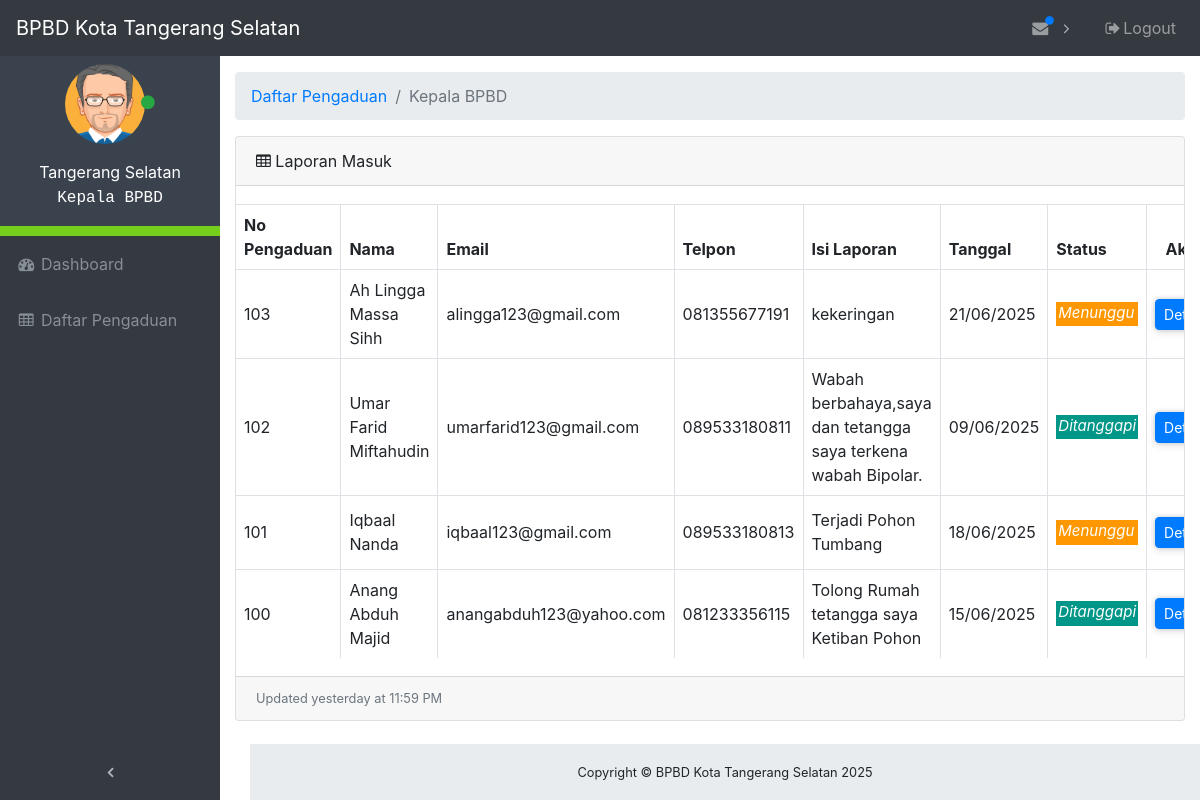
The app's page /admin/tables.php (signed in), older data.
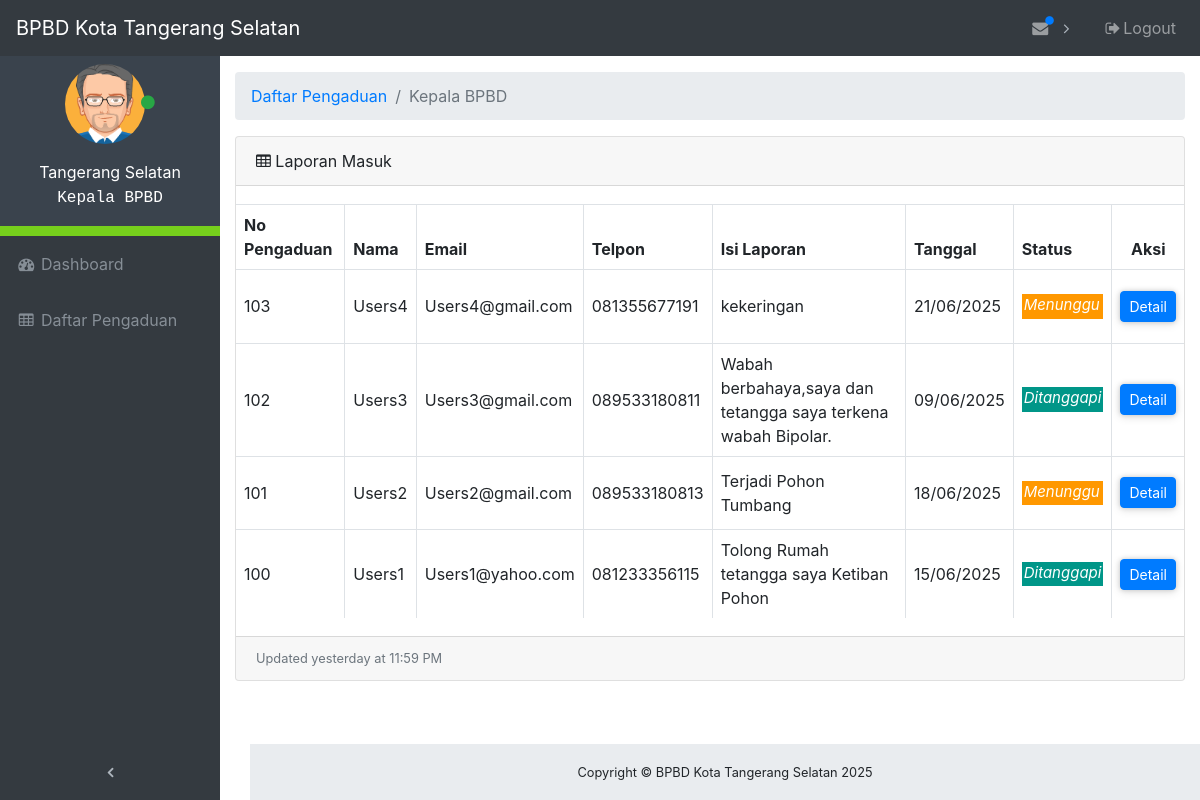
The same page, newer data.
### tables this page shows
CREATE TABLE `laporan` (
  `id` int(11) NOT NULL,
  `nama` varchar(64) NOT NULL,
  `email` varchar(64) NOT NULL,
  `telpon` varchar(12) NOT NULL,
  `alamat` varchar(256) NOT NULL,
  `tujuan` int(11) NOT NULL,
  `isi` varchar(2048) NOT NULL,
  `tanggal` timestamp NOT NULL DEFAULT current_timestamp() ON UPDATE current_timestamp(),
  `status` varchar(12) NOT NULL,
  `foto` varchar(255) DEFAULT NULL,
  `koordinat` varchar(50) NOT NULL,
  `kategori` varchar(50) DEFAULT NULL
);

### admin/tables.php (the view, shortened to what this page needs)
<?php
require_once("auth.php");
$divisi   = isset($_SESSION["divisi"]) ? $_SESSION["divisi"] : "";
$id_admin = isset($_SESSION["id_admin"]) ? $_SESSION["id_admin"] : 0;
?>
<!DOCTYPE html>
<html lang="en">
<head>
    <link href="vendor/bootstrap/css/bootstrap.css" rel="stylesheet">
    <link href="vendor/font-awesome/css/font-awesome.min.css" rel="stylesheet" type="text/css">
    <link href="vendor/datatables/dataTables.bootstrap4.css" rel="stylesheet">
    <link href="css/admin.css" rel="stylesheet">
</head>
<body class="fixed-nav sticky-footer" id="page-top">
    <nav class="navbar navbar-expand-lg navbar-dark bg-dark fixed-top" id="mainNav">
        <a class="navbar-brand" href="index">BPBD Kota Tangerang Selatan</a>
        <div class="collapse navbar-collapse" id="navbarResponsive">
            <ul class="navbar-nav navbar-sidenav sidebar-menu" id="exampleAccordion">
                <li class="sidebar-profile nav-item" data-toggle="tooltip" data-placement="right" title="Admin">
                    <div class="profile-main">
                        <p class="image">
                            <img alt="image" src="images/avatar1.png" width="80">
                            <span class="status"><i class="fa fa-circle text-success"></i></span>
                        </p>
                        <p>
                            <?php if ($divisi == "Admin") { ?>
                                <span class="">Administrator</span><br>
                            <?php } else { ?>
                                <span class="">Tangerang Selatan</span><br>
                            <?php } ?>
                            <span class="user" style="font-family: monospace;"><?php echo $divisi; ?></span>
                        </p>
                    </div>
                </li>
                <li class="nav-item" data-toggle="tooltip" data-placement="right" title="Dashboard">
                    <a class="nav-link" href="index">
                        <i class="fa fa-fw fa-dashboard"></i>
                        <span class="nav-link-text">Dashboard</span>
                    </a>
                </li>
                <?php if ($divisi == "Admin"): ?>
                    <li class="nav-item" data-toggle="tooltip" data-placement="right" title="Tables">
                        <a class="nav-link" href="tables">
                            <i class="fa fa-fw fa-table"></i>
                            <span class="nav-link-text">Kelola Pengaduan</span>
                        </a>
                    </li>
                <?php else: ?>
                    <li class="nav-item" data-toggle="tooltip" data-placement="right" title="Daftar Pengaduan">
                        <a class="nav-link" href="tables">
                            <i class="fa fa-fw fa-table"></i>
                            <span class="nav-link-text">Daftar Pengaduan</span>
                        </a>
                    </li>
                <?php endif; ?>
            </ul>
            <ul class="navbar-nav sidenav-toggler">
                <li class="nav-item">
                    <a class="nav-link text-center" id="sidenavToggler">
                        <i class="fa fa-fw fa-angle-left"></i>
                    </a>
                </li>
            </ul>
            <ul class="navbar-nav ml-auto">
                <li class="nav-item dropdown">
                    <a class="nav-link dropdown-toggle mr-lg-2" id="messagesDropdown" href="#" data-toggle="dropdown" aria-haspopup="true" aria-expanded="false">
                        <i class="fa fa-fw fa-envelope"></i>
                        <span class="indicator text-primary d-none d-lg-block">
                            <i class="fa fa-fw fa-circle"></i>
                        </span>
                    </a>
                    <?php
                    $statement = $db->query("SELECT * FROM laporan ORDER BY laporan.id DESC LIMIT 1");
                    ?>
                </li>
                <li class="nav-item">
                    <a class="nav-link" data-toggle="modal" data-target="#exampleModal">
                        <i class="fa fa-fw fa-sign-out"></i>Logout
                    </a>
                </li>
            </ul>
        </div>
    </nav>
    <div class="content-wrapper">
        <div class="container-fluid">
            <ol class="breadcrumb">
                <?php if ($divisi == "Admin"): ?>
                    <li class="breadcrumb-item">
                        <a href="#">Kelola Pengaduan</a>
                    </li>
                <?php else: ?>
                    <li class="breadcrumb-item">
                        <a href="#">Daftar Pengaduan</a>
                    </li>
                <?php endif; ?>
                <li class="breadcrumb-item active"><?php echo $divisi; ?></li>
            </ol>
            <div class="card mb-3">
                <div class="card-header">
                    <i class="fa fa-table"></i> Laporan Masuk
                </div>
                <div class="card-body">
                    <div class="table-responsive">
                        <table class="table table-bordered" id="dataTable">
                            <thead>
                                <tr>
                                    <th>No Pengaduan</th>
                                    <th>Nama</th>
                                    <th>Email</th>
                                    <th>Telpon</th>
                                    <th>Isi Laporan</th>
                                    <th>Tanggal</th>
                                    <th>Status</th>
                                    <?php if ($divisi == "Admin"): ?>
                                        <th>Detail</th>
                                        <th>Balas</th>
                                        <th>Hapus</th>
                                    <?php else: ?>
                                        <th colspan="3" style="text-align:center;">Aksi</th>
                                    <?php endif; ?>
                                </tr>
                            </thead>
                            <tbody>
                                <?php
                                if ($id_admin > 0) {
                                    $statement = $db->query("SELECT * FROM laporan, divisi WHERE laporan.tujuan = divisi.id_divisi AND laporan.tujuan = $id_admin ORDER BY laporan.id DESC");
                                } else {
                                    $statement = $db->query("SELECT * FROM `laporan` ORDER BY id DESC");
                                }
                                foreach ($statement as $key) {
                                    $mysqldate = $key['tanggal'];
                                    $phpdate = strtotime($mysqldate);
                                    $tanggal = date('d/m/Y', $phpdate);
                                    $status  = $key['status'];
                                    if ($status == "Ditanggapi") {
                                        $style_status = "<p style=\"background-color:#009688;color:#fff;padding-left:2px;padding-right:2px;padding-bottom:2px;margin-top:16px;font-size:15px;font-style:italic;\">Ditanggapi</p>";
                                    } else {
                                        $style_status = "<p style=\"background-color:#FF9800;color:#fff;padding-left:2px;padding-right:2px;padding-bottom:2px;margin-top:16px;font-size:15px;font-style:italic;\">Menunggu</p>";
                                    }
                                ?>
                                    <tr>
                                        <td><?php echo $key['id']; ?></td>
                                        <td><?php echo $key['nama']; ?></td>
                                        <td><?php echo $key['email']; ?></td>
                                        <td><?php echo $key['telpon']; ?></td>
                                        <td><?php echo $key['isi']; ?></td>
                                        <td><?php echo $tanggal; ?></td>
                                        <td><?php echo $style_status; ?></td>
                                        <?php if ($divisi == "Admin"): ?>
                                            <td class="td-no-border">
                                                <button type="button" class="btn btn-primary btn-sm btn-custom card-shadow-2"
                                                    data-toggle="modal" data-target="#ModalDetail<?php echo $key['id']; ?>">
                                                    Detail
                                                </button>
                                            </td>
                                            <td class="td-no-border">
                                                <button type="button" class="btn btn-primary-custom btn-sm btn-custom card-shadow-2"
                                                    data-toggle="modal" data-target="#ModalBalas<?php echo $key['id']; ?>">
                                                    Balas
                                                </button>
                                            </td>
                                            <td class="td-no-border">
                                                <button type="button" class="btn btn-danger btn-sm btn-custom card-shadow-2"
                                                    data-toggle="modal" data-target="#ModalHapus<?php echo $key['id']; ?>">
                                                    Hapus
                                                </button>
                                            </td>
                                        <?php else: ?>
                                            <td class="td-no-border" colspan="3">
                                                <button type="button" class="btn btn-primary btn-sm btn-custom card-shadow-2"
                                                    data-toggle="modal" data-target="#ModalDetail<?php echo $key['id']; ?>">
                                                    Detail
                                                </button>
                                            </td>
                                        <?php endif; ?>
                                    </tr>
                                <?php
                                }
                                ?>
                            </tbody>
                        </table>
                    </div>
                </div>
                <div class="card-footer small text-muted">Updated yesterday at 11:59 PM</div>
            </div>
        </div>
        <footer class="sticky-footer">
            <div class="container">
                <div class="text-center">
                    <small>Copyright © BPBD Kota Tangerang Selatan 2025</small>
                </div>
            </div>
        </footer>
    </div>
</body>
</html>

### admin/css/admin.css (style rules this page uses)
html { position: relative; min-height: 100%; }
body { overflow-x: hidden; }
body.sticky-footer { margin-bottom: 56px; }
body.sticky-footer .content-wrapper { min-height: calc(100vh - 56px - 56px); }
body.fixed-nav { padding-top: 56px; }
.content-wrapper { min-height: calc(100vh - 56px); padding-top: 1rem; }
#mainNav .navbar-collapse { overflow: auto; max-height: 75vh; }
#mainNav .navbar-collapse .navbar-nav .nav-item .nav-link { cursor: pointer; }
#mainNav .navbar-collapse .sidenav-toggler { display: none; }
#mainNav .navbar-collapse .navbar-nav > .nav-item.dropdown > .nav-link { position: relative; min-width: 45px; }
#mainNav .navbar-collapse .navbar-nav > .nav-item.dropdown > .nav-link:after { float: right; width: auto; content: '\f105'; border: none; font-family: 'FontAwesome'; }
#mainNav .navbar-collapse .navbar-nav > .nav-item.dropdown > .nav-link .indicator { position: absolute; top: 5px; left: 21px; font-size: 10px; }
@media (min-width: 992px) { #mainNav .navbar-brand { width: 250px; } }
@media (min-width: 992px) { #mainNav .navbar-collapse { overflow: visible; max-height: none; } }
@media (min-width: 992px) { #mainNav .navbar-collapse .navbar-sidenav { position: absolute; top: 0; left: 0; -webkit-flex-direction: column; -ms-flex-direction: column; flex-direction: column; margin-top: 56px; } }
@media (min-width: 992px) { #mainNav .navbar-collapse .navbar-sidenav > .nav-item { width: 220px; padding: 0; } }
@media (min-width: 992px) { #mainNav .navbar-collapse .navbar-sidenav > .nav-item > .nav-link { padding: 1em; } }
@media (min-width: 992px) { #mainNav .navbar-collapse .navbar-nav > .nav-item.dropdown > .nav-link { min-width: 0; } }
@media (min-width: 992px) { #mainNav .navbar-collapse .navbar-nav > .nav-item.dropdown > .nav-link:after { width: 24px; text-align: center; } }
#mainNav.fixed-top .sidenav-toggler { display: none; }
@media (min-width: 992px) { #mainNav.fixed-top .navbar-sidenav { height: calc(110vh - 112px); } }
@media (min-width: 992px) { #mainNav.fixed-top .sidenav-toggler { position: absolute; top: 0; left: 0; display: flex; -webkit-flex-direction: column; -ms-flex-direction: column; flex-direction: column; margin-top: calc(100vh - 56px); } }
@media (min-width: 992px) { #mainNav.fixed-top .sidenav-toggler > .nav-item { width: 220px; padding: 0; } }
@media (min-width: 992px) { #mainNav.fixed-top .sidenav-toggler > .nav-item > .nav-link { padding: 1em; } }
#mainNav.fixed-top.navbar-dark .sidenav-toggler a i { color: #adb5bd; }
.content-wrapper { overflow-x: hidden; background: white; }
@media (min-width: 992px) { .content-wrapper { margin-left: 220px; } }
#sidenavToggler i { font-weight: 800; }
#mainNav.navbar-dark .navbar-collapse .navbar-sidenav > .nav-item > .nav-link { color: #868e96; }
#mainNav.navbar-dark .navbar-collapse .navbar-nav > .nav-item.dropdown > .nav-link:after { color: #adb5bd; }
@media (min-width: 992px) { #mainNav.navbar-dark .navbar-collapse .navbar-sidenav { background: #343a40; } }
footer.sticky-footer { position: absolute; right: 0; bottom: 0; width: 100%; height: 56px; background-color: #e9ecef; line-height: 55px; }
@media (min-width: 992px) { footer.sticky-footer { width: calc(100% - 250px); } }
ul.sidebar-menu li.sidebar-profile { background-color: #3A434D; padding: 10px; color: #fff; text-align: center; border-bottom: 10px solid #76CF1C; }
ul.sidebar-menu li.sidebar-profile .image img { border-radius: 60%; }
ul.sidebar-menu li.sidebar-profile .status { margin-top: -10px; font-size: 7; margin-left: -9px; }
ul.sidebar-menu li.sidebar-profile .profile-main { margin-top: 8px; }
.btn-custom { display: inline-block; }
.card-shadow-2 { border-radius: 4px; box-shadow: 0 0px 5px 0 rgba(0, 0, 0, 0.16), 0 2px 10px 0 rgba(0, 0, 0, 0.12); }

Row changes from the older to the newer data that the page shows:
changed laporan "kekeringan": nama "Ah Lingga Massa Sihh" → "Users4"; email "alingga123@gmail.com" → "Users4@gmail.com"
changed laporan "Wabah berbahaya,saya dan tetangga saya terkena wabah Bipolar.": nama "Umar Farid Miftahudin" → "Users3"; email "umarfarid123@gmail.com" → "Users3@gmail.com"
changed laporan "Terjadi Pohon Tumbang": nama "Iqbaal Nanda" → "Users2"; email "iqbaal123@gmail.com" → "Users2@gmail.com"
changed laporan "Tolong Rumah tetangga saya Ketiban Pohon": nama "Anang Abduh Majid" → "Users1"; email "anangabduh123@yahoo.com" → "Users1@yahoo.com"
